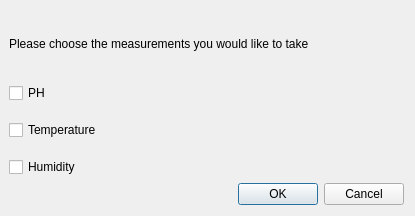
<?xml version="1.0" encoding="UTF-8"?>
<ui version="4.0">
 <class>Dialog</class>
 <widget class="QDialog" name="Dialog">
  <property name="windowModality">
   <enum>Qt::ApplicationModal</enum>
  </property>
  <property name="geometry">
   <rect>
    <x>0</x>
    <y>0</y>
    <width>415</width>
    <height>216</height>
   </rect>
  </property>
  <property name="sizePolicy">
   <sizepolicy hsizetype="Fixed" vsizetype="Fixed">
    <horstretch>0</horstretch>
    <verstretch>0</verstretch>
   </sizepolicy>
  </property>
  <property name="windowTitle">
   <string>Dialog</string>
  </property>
  <property name="sizeGripEnabled">
   <bool>false</bool>
  </property>
  <layout class="QVBoxLayout" name="verticalLayout_2" stretch="1,3,1">
   <property name="spacing">
    <number>6</number>
   </property>
   <property name="leftMargin">
    <number>9</number>
   </property>
   <item>
    <widget class="QLabel" name="label">
     <property name="sizePolicy">
      <sizepolicy hsizetype="Preferred" vsizetype="Fixed">
       <horstretch>0</horstretch>
       <verstretch>0</verstretch>
      </sizepolicy>
     </property>
     <property name="maximumSize">
      <size>
       <width>16777215</width>
       <height>70</height>
      </size>
     </property>
     <property name="text">
      <string>Please choose the measurements you would like to take</string>
     </property>
     <property name="wordWrap">
      <bool>true</bool>
     </property>
    </widget>
   </item>
   <item>
    <layout class="QVBoxLayout" name="verticalLayout" stretch="0,0,0">
     <property name="spacing">
      <number>17</number>
     </property>
     <property name="sizeConstraint">
      <enum>QLayout::SetMaximumSize</enum>
     </property>
     <property name="leftMargin">
      <number>0</number>
     </property>
     <property name="bottomMargin">
      <number>0</number>
     </property>
     <item>
      <widget class="QCheckBox" name="phCheckBox">
       <property name="text">
        <string>PH</string>
       </property>
      </widget>
     </item>
     <item>
      <widget class="QCheckBox" name="tempCheckBox">
       <property name="text">
        <string>Temperature</string>
       </property>
      </widget>
     </item>
     <item>
      <widget class="QCheckBox" name="humidCheckBox">
       <property name="text">
        <string>Humidity</string>
       </property>
      </widget>
     </item>
    </layout>
   </item>
   <item>
    <widget class="QDialogButtonBox" name="buttonBox">
     <property name="orientation">
      <enum>Qt::Horizontal</enum>
     </property>
     <property name="standardButtons">
      <set>QDialogButtonBox::Cancel|QDialogButtonBox::Ok</set>
     </property>
    </widget>
   </item>
  </layout>
 </widget>
 <resources/>
 <connections>
  <connection>
   <sender>buttonBox</sender>
   <signal>accepted()</signal>
   <receiver>Dialog</receiver>
   <slot>accept()</slot>
   <hints>
    <hint type="sourcelabel">
     <x>248</x>
     <y>254</y>
    </hint>
    <hint type="destinationlabel">
     <x>157</x>
     <y>274</y>
    </hint>
   </hints>
  </connection>
  <connection>
   <sender>buttonBox</sender>
   <signal>rejected()</signal>
   <receiver>Dialog</receiver>
   <slot>reject()</slot>
   <hints>
    <hint type="sourcelabel">
     <x>316</x>
     <y>260</y>
    </hint>
    <hint type="destinationlabel">
     <x>286</x>
     <y>274</y>
    </hint>
   </hints>
  </connection>
 </connections>
</ui>
